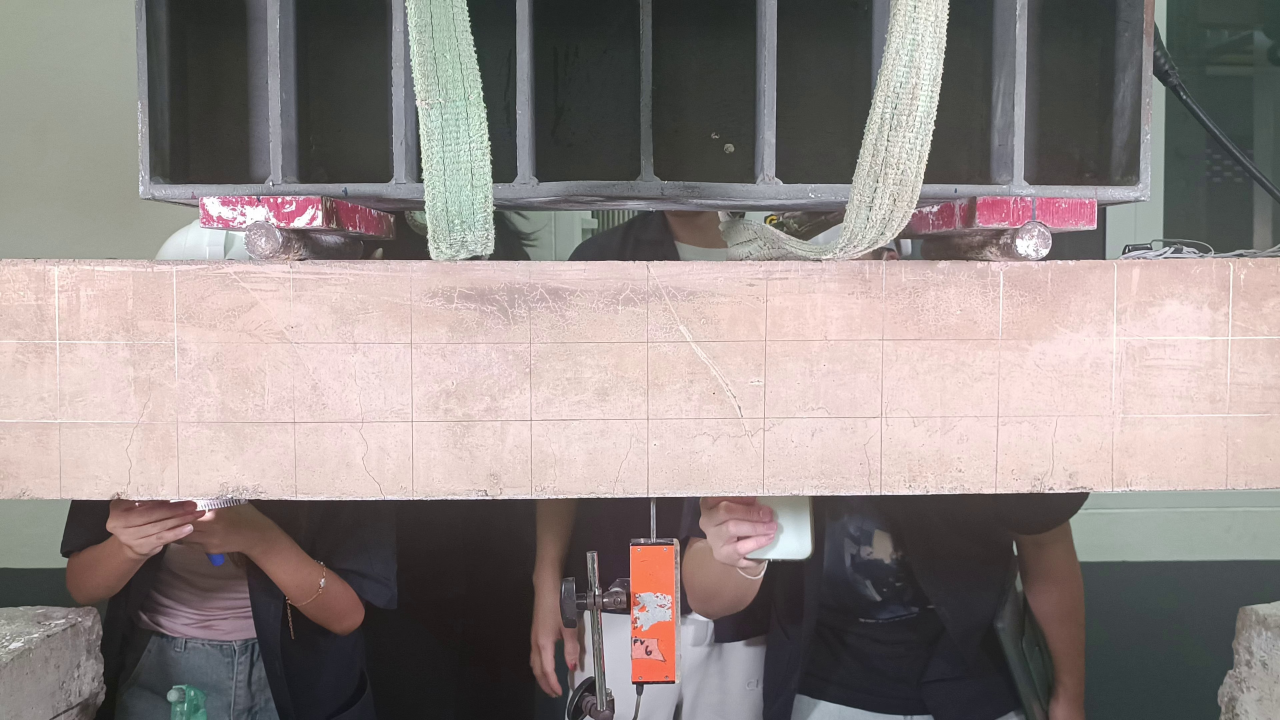
#> input picture code/images/frame_0013.jpg, 3840 x 2160 px (shown at 1/3 size)
$ python test.py
#> lines starting #> are read from the running program, lines starting #| are printed output that depends on the picture; after the words box and inside, x2 and y2 are one past the last pixel; in counts of white or black regions, pixels touching at a corner belong together
import cv2
import matplotlib.pyplot as plt
import numpy as np

# Load the image
image_path = '../images/frame_0013.jpg'
image = cv2.imread(image_path)
#> image is the input picture: shape (2160, 3840, 3); mean B, G, R 131.4, 133.8, 143.1
height, width, _ = image.shape
#> height = 2160; width = 3840

# Define the four points of the bounding box (pixel coordinates)
points = [(0.6, 775), (3833, 775), (0.6, 1496), (3833, 1496)]

# Convert points to a numpy array
pts = np.array(points, np.int32)
pts = pts.reshape((-1, 1, 2))

# Create a mask for the bounding box
mask = np.zeros_like(image[:, :, 0])
cv2.fillPoly(mask, [pts], 255)
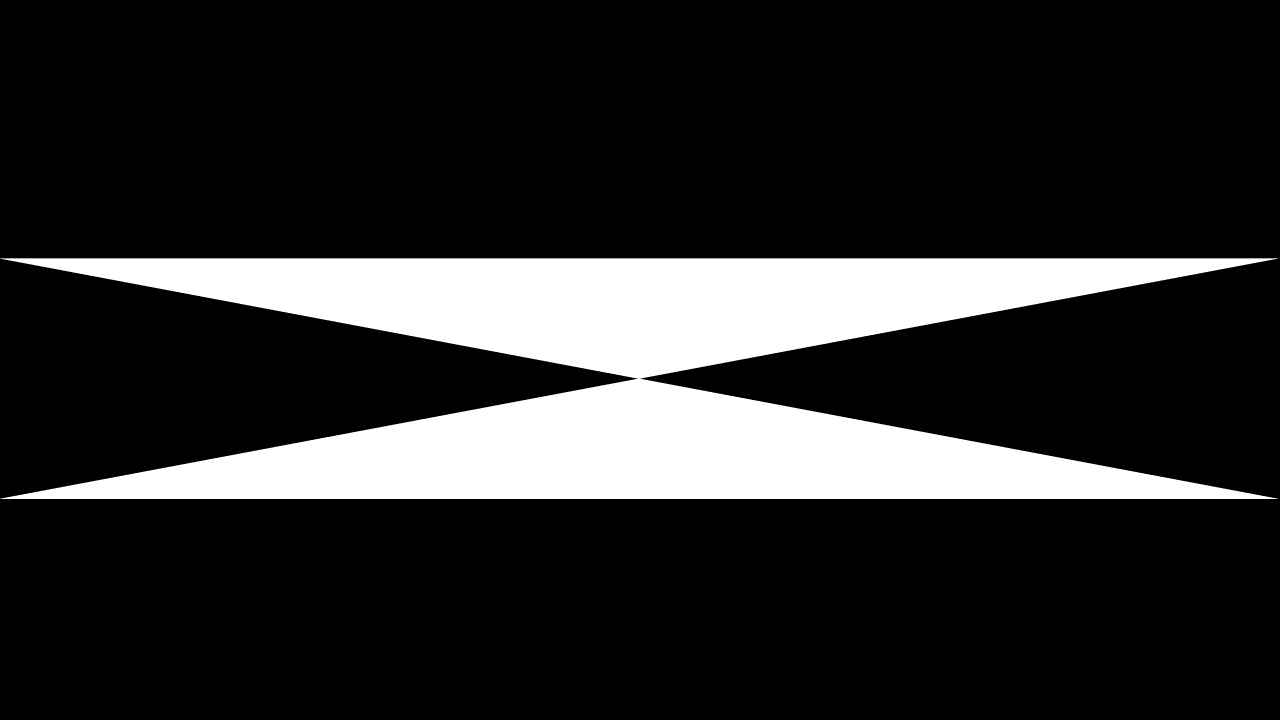
#> mask: shape (2160, 3840) (shown at 1/3 size); 16.8% white; 1 white region, box (x1, y1, x2, y2) and area: (0, 775, 3834, 1497) 1389468

# Extract the region of interest (ROI) using the mask
roi = cv2.bitwise_and(image, image, mask=mask)
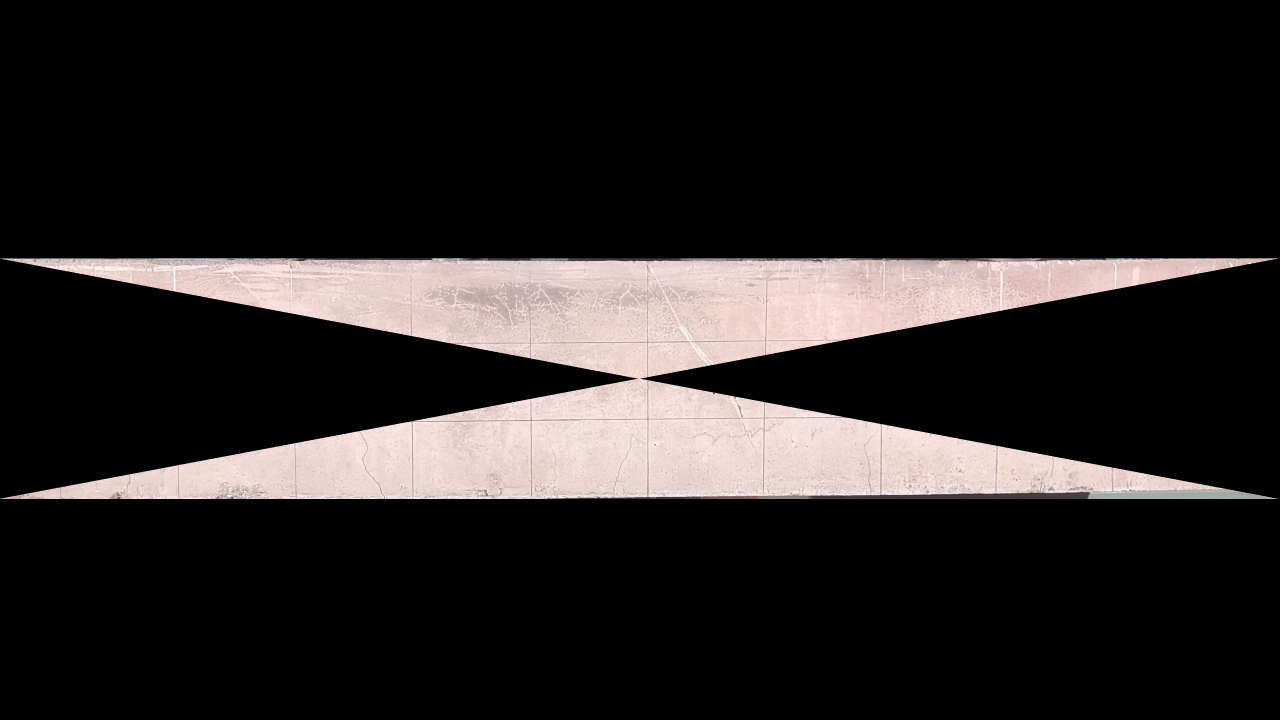
#> roi: shape (2160, 3840, 3) (shown at 1/3 size); mean B, G, R 34, 34.7, 38.3

# Convert ROI to grayscale
gray_roi = cv2.cvtColor(roi, cv2.COLOR_BGR2GRAY)

# Apply edge detection (Canny)
crack_edges = cv2.Canny(gray_roi, 50, 150)
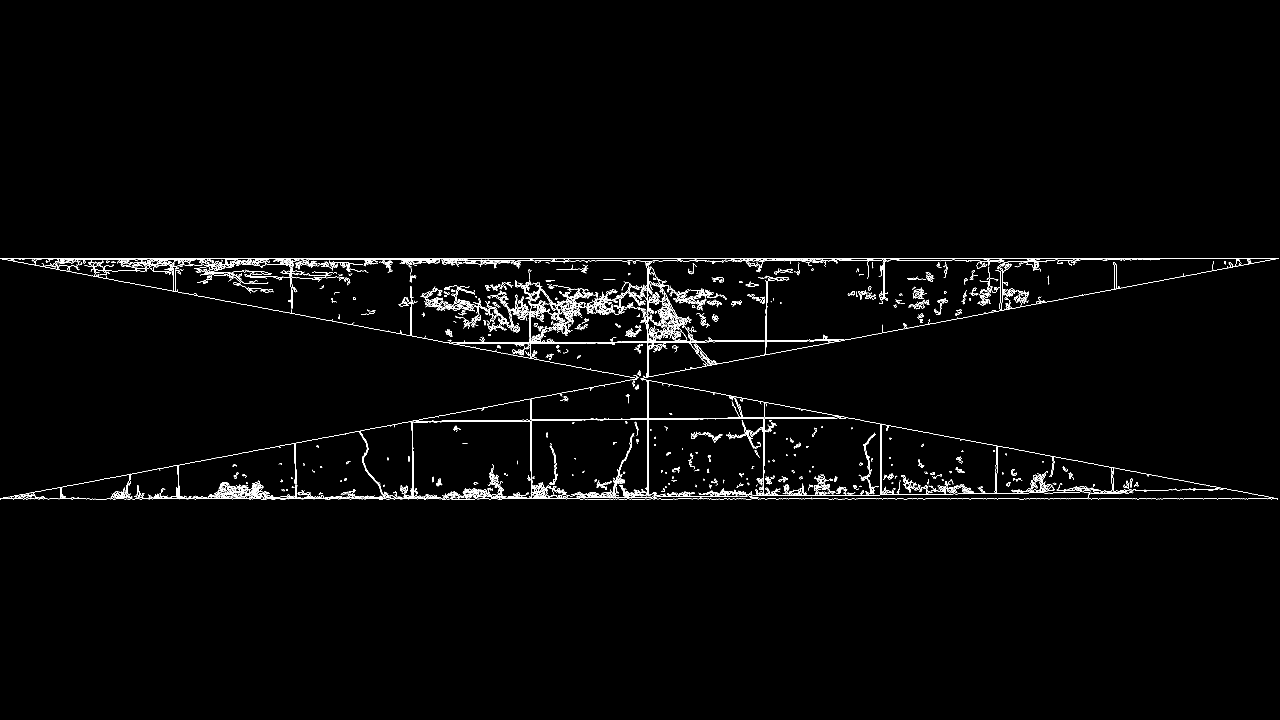
#> crack_edges: shape (2160, 3840) (shown at 1/3 size); 1.2% white in thin lines or dots, all inside (x1, y1, x2, y2) = (0, 774, 3835, 1498)

# Find contours of the crack edges
contours, _ = cv2.findContours(crack_edges, cv2.RETR_EXTERNAL, cv2.CHAIN_APPROX_SIMPLE)
#> contours = 456 contours, 363 with area under 20; largest, box (x1, y1, x2, y2) and area: (0, 774, 3835, 1498) 742180, (1947, 1208, 2538, 1484) 330, (1410, 1462, 1520, 1495) 259, (2306, 1449, 3271, 1489) 234, (2590, 1298, 2627, 1430) 180

# Define base_line_y
base_line_y = max(points, key=lambda item: item[1])[1]

# Filter contours that start near the bottom line of the rectangle
filtered_contours = []
for cnt in contours:
    for point in cnt[:, 0, :]:
        if point[1] >= base_line_y - 10:  # Adjust the threshold as needed
            filtered_contours.append(cnt)
            break
#> this loop made 456 passes
#> cnt on passes 1, 3, 4: [[0, 1497], [2, 1497]], [[1667, 1496], [1669, 1496]], [[1554, 1494], [1558, 1494]]
#> after the loop, filtered_contours = 94 contours, 78 with area under 20; largest, box (x1, y1, x2, y2) and area: (0, 774, 3835, 1498) 742180, (1410, 1462, 1520, 1495) 259, (2306, 1449, 3271, 1489) 234, (1857, 1455, 1939, 1488) 118, (1243, 1482, 1293, 1495) 85

# Draw the filtered contours on the original image
cv2.drawContours(image, filtered_contours, -1, (0, 0, 255), 2)

# Overlay crack edges onto the original image
image[crack_edges > 0] = [0, 0, 255]  # Highlight cracks in red
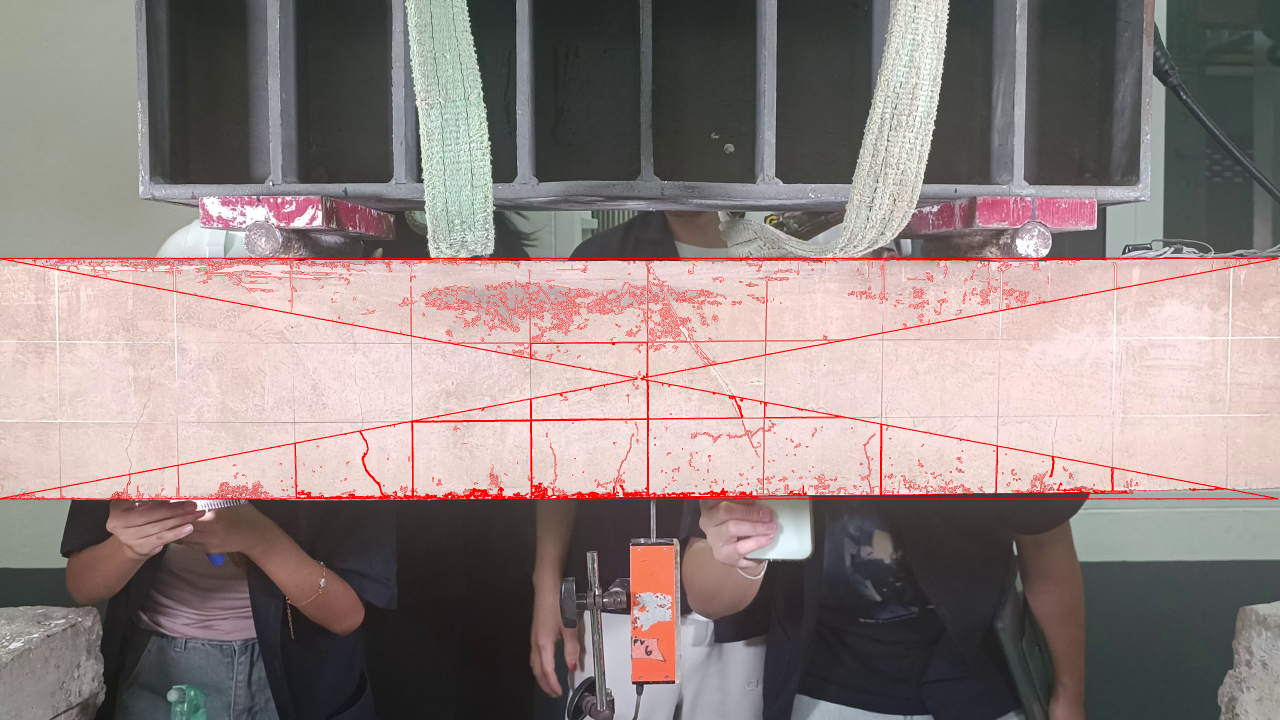
#> image: shape (2160, 3840, 3) (shown at 1/3 size); mean B, G, R 127.9, 130.2, 144

# Display the image
plt.imshow(cv2.cvtColor(image, cv2.COLOR_BGR2RGB))
plt.axis('off')
plt.show()

# Save the output image
cv2.imwrite('output_with_crack_detection.png', image)

$ run again, with code/images/frame_0000.jpg copied over code/images/frame_0013.jpg
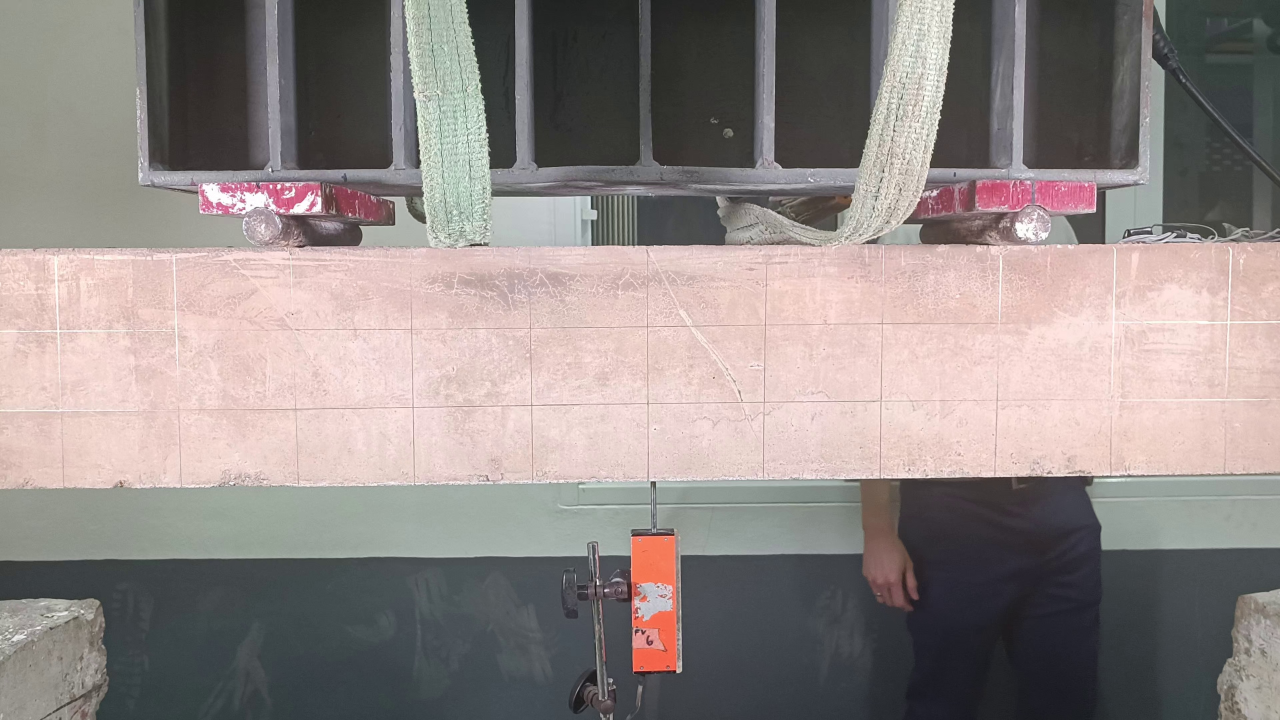
#> input picture code/images/frame_0000.jpg, 3840 x 2160 px (shown at 1/3 size)
#> image is the input picture: shape (2160, 3840, 3); mean B, G, R 133.5, 135.9, 144.7
#> mask: shape (2160, 3840); 16.8% white; 1 white region, box (x1, y1, x2, y2) and area: (0, 775, 3834, 1497) 1389468
#> `crack_edges = cv2.Canny(gray_roi, 50, 150)`:
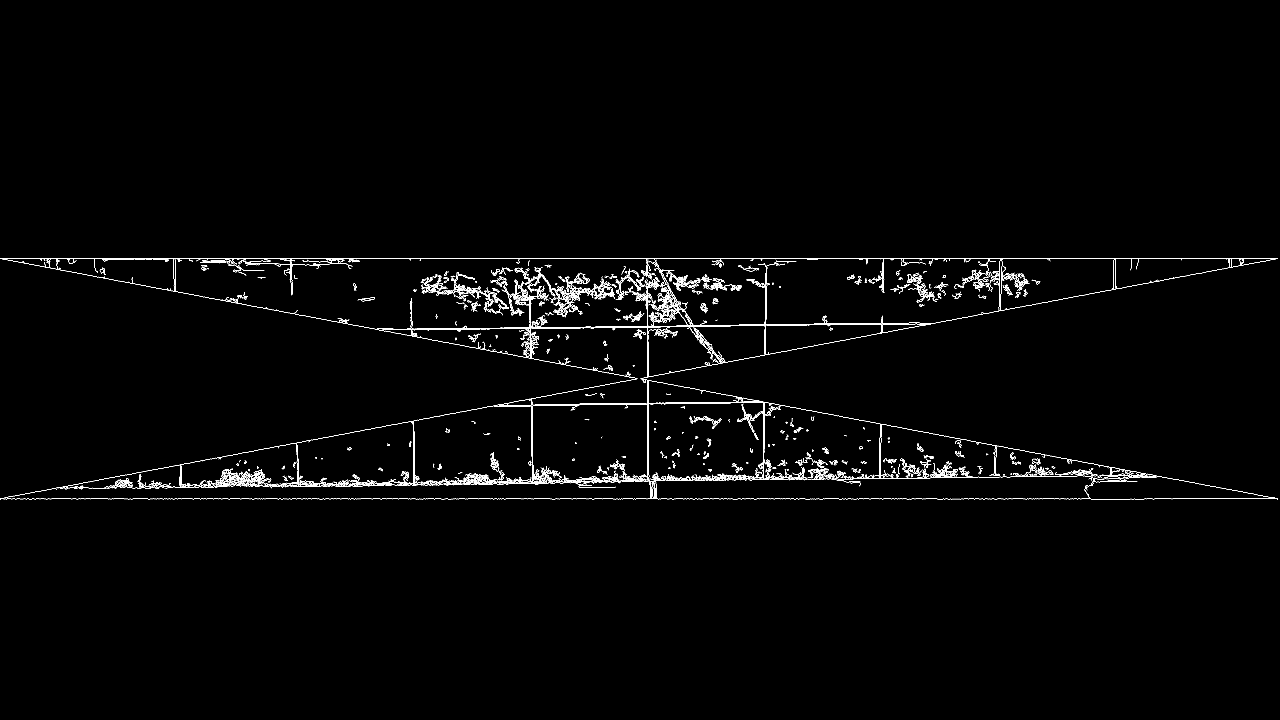
#> crack_edges: shape (2160, 3840) (shown at 1/3 size); 0.98% white in thin lines or dots, all inside (x1, y1, x2, y2) = (0, 774, 3834, 1498)
#> contours = 866 contours, 631 with area under 20; largest, box (x1, y1, x2, y2) and area: (0, 774, 3834, 1138) 112890, (6, 1137, 3834, 1498) 1554, (0, 1137, 1939, 1496) 924, (1588, 801, 1666, 887) 516, (1964, 804, 2099, 872) 500
#> the loop `for cnt in contours:` made 866 passes
#> cnt on passes 1, 2, 6: [[0, 1497], [2, 1497]], [[173, 1465], [174, 1465]], [[563, 1460], [568, 1460]]
#> after the loop `for cnt in contours:`: filtered_contours = 3 contours, 1 with area under 20; largest, box (x1, y1, x2, y2) and area: (6, 1137, 3834, 1498) 1554, (0, 1137, 1939, 1496) 924
#> `image[crack_edges > 0] = [0, 0, 255]`:
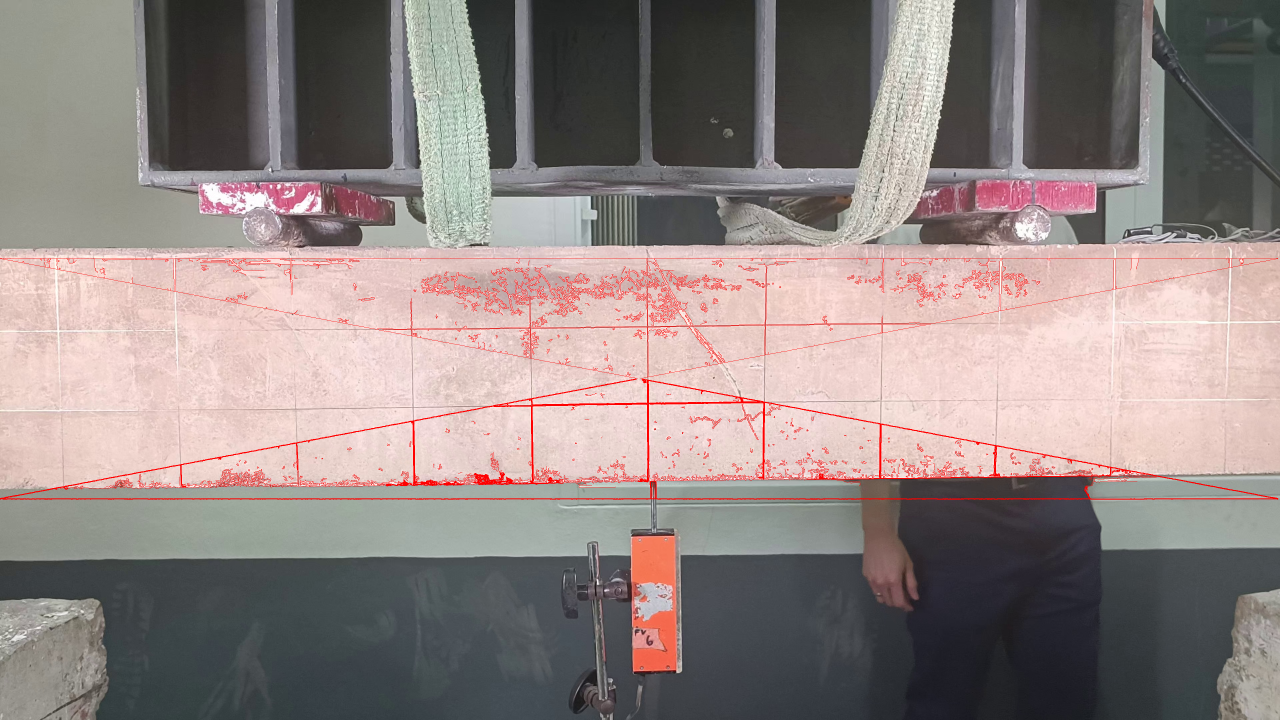
#> image: shape (2160, 3840, 3) (shown at 1/3 size); mean B, G, R 131, 133.3, 145.3
